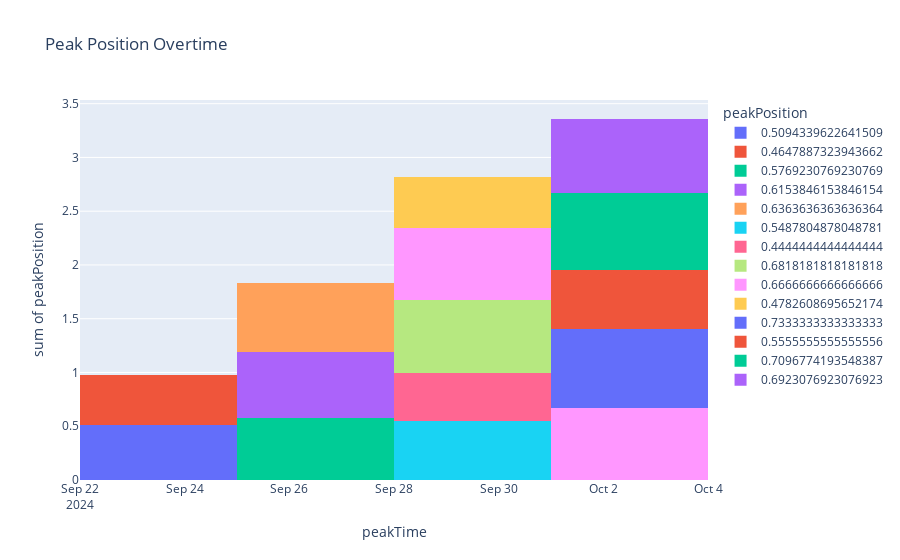

The notebook cell this image was saved under:
### Code cell
## This is a histogram that takes in 15 rows and compares peak time and peak position.
px.histogram(df.head(15), x='peakTime', y='peakPosition', color='peakPosition', title = 'Peak Position Overtime')

### Figure 1 — Plotly figure (JSON) as saved in the notebook; plotly's stock layout.template omitted (floating-point values rounded to 4 significant figures)
{"data": [{"alignmentgroup": "True", "bingroup": "x", "histfunc": "sum", "hovertemplate": "peakPosition=0.5094339622641509<br>peakTime=%{x}<br>sum of peakPosition=%{y}<extra></extra>", "legendgroup": "0.5094339622641509", "marker": {"color": "#636efa", "pattern": {"shape": ""}}, "name": "0.5094339622641509", "offsetgroup": "0.5094339622641509", "orientation": "v", "showlegend": true, "type": "histogram", "x": ["2024-09-22T21:39:00+00:00"], "xaxis": "x", "y": [0.5094], "yaxis": "y"}, {"alignmentgroup": "True", "bingroup": "x", "histfunc": "sum", "hovertemplate": "peakPosition=0.4647887323943662<br>peakTime=%{x}<br>sum of peakPosition=%{y}<extra></extra>", "legendgroup": "0.4647887323943662", "marker": {"color": "#EF553B", "pattern": {"shape": ""}}, "name": "0.4647887323943662", "offsetgroup": "0.4647887323943662", "orientation": "v", "showlegend": true, "type": "histogram", "x": ["2024-09-23T14:56:00+00:00"], "xaxis": "x", "y": [0.4648], "yaxis": "y"}, {"alignmentgroup": "True", "bingroup": "x", "histfunc": "sum", "hovertemplate": "peakPosition=0.5769230769230769<br>peakTime=%{x}<br>sum of peakPosition=%{y}<extra></extra>", "legendgroup": "0.5769230769230769", "marker": {"color": "#00cc96", "pattern": {"shape": ""}}, "name": "0.5769230769230769", "offsetgroup": "0.5769230769230769", "orientation": "v", "showlegend": true, "type": "histogram", "x": ["2024-09-25T23:12:00+00:00"], "xaxis": "x", "y": [0.5769], "yaxis": "y"}, {"alignmentgroup": "True", "bingroup": "x", "histfunc": "sum", "hovertemplate": "peakPosition=0.6153846153846154<br>peakTime=%{x}<br>sum of peakPosition=%{y}<extra></extra>", "legendgroup": "0.6153846153846154", "marker": {"color": "#ab63fa", "pattern": {"shape": ""}}, "name": "0.6153846153846154", "offsetgroup": "0.6153846153846154", "orientation": "v", "showlegend": true, "type": "histogram", "x": ["2024-09-26T19:49:00+00:00"], "xaxis": "x", "y": [0.6154], "yaxis": "y"}, {"alignmentgroup": "True", "bingroup": "x", "histfunc": "sum", "hovertemplate": "peakPosition=0.6363636363636364<br>peakTime=%{x}<br>sum of peakPosition=%{y}<extra></extra>", "legendgroup": "0.6363636363636364", "marker": {"color": "#FFA15A", "pattern": {"shape": ""}}, "name": "0.6363636363636364", "offsetgroup": "0.6363636363636364", "orientation": "v", "showlegend": true, "type": "histogram", "x": ["2024-09-26T23:12:00+00:00"], "xaxis": "x", "y": [0.6364], "yaxis": "y"}, {"alignmentgroup": "True", "bingroup": "x", "histfunc": "sum", "hovertemplate": "peakPosition=0.5487804878048781<br>peakTime=%{x}<br>sum of peakPosition=%{y}<extra></extra>", "legendgroup": "0.5487804878048781", "marker": {"color": "#19d3f3", "pattern": {"shape": ""}}, "name": "0.5487804878048781", "offsetgroup": "0.5487804878048781", "orientation": "v", "showlegend": true, "type": "histogram", "x": ["2024-09-29T06:11:00+00:00"], "xaxis": "x", "y": [0.5488], "yaxis": "y"}, {"alignmentgroup": "True", "bingroup": "x", "histfunc": "sum", "hovertemplate": "peakPosition=0.4444444444444444<br>peakTime=%{x}<br>sum of peakPosition=%{y}<extra></extra>", "legendgroup": "0.4444444444444444", "marker": {"color": "#FF6692", "pattern": {"shape": ""}}, "name": "0.4444444444444444", "offsetgroup": "0.4444444444444444", "orientation": "v", "showlegend": true, "type": "histogram", "x": ["2024-09-29T12:53:00+00:00"], "xaxis": "x", "y": [0.4444], "yaxis": "y"}, {"alignmentgroup": "True", "bingroup": "x", "histfunc": "sum", "hovertemplate": "peakPosition=0.6818181818181818<br>peakTime=%{x}<br>sum of peakPosition=%{y}<extra></extra>", "legendgroup": "0.6818181818181818", "marker": {"color": "#B6E880", "pattern": {"shape": ""}}, "name": "0.6818181818181818", "offsetgroup": "0.6818181818181818", "orientation": "v", "showlegend": true, "type": "histogram", "x": ["2024-09-29T14:24:00+00:00"], "xaxis": "x", "y": [0.6818], "yaxis": "y"}, {"alignmentgroup": "True", "bingroup": "x", "histfunc": "sum", "hovertemplate": "peakPosition=0.6666666666666666<br>peakTime=%{x}<br>sum of peakPosition=%{y}<extra></extra>", "legendgroup": "0.6666666666666666", "marker": {"color": "#FF97FF", "pattern": {"shape": ""}}, "name": "0.6666666666666666", "offsetgroup": "0.6666666666666666", "orientation": "v", "showlegend": true, "type": "histogram", "x": ["2024-09-29T14:41:00+00:00", "2024-10-02T02:39:00+00:00"], "xaxis": "x", "y": [0.6667, 0.6667], "yaxis": "y"}, {"alignmentgroup": "True", "bingroup": "x", "histfunc": "sum", "hovertemplate": "peakPosition=0.4782608695652174<br>peakTime=%{x}<br>sum of peakPosition=%{y}<extra></extra>", "legendgroup": "0.4782608695652174", "marker": {"color": "#FECB52", "pattern": {"shape": ""}}, "name": "0.4782608695652174", "offsetgroup": "0.4782608695652174", "orientation": "v", "showlegend": true, "type": "histogram", "x": ["2024-09-30T23:59:00+00:00"], "xaxis": "x", "y": [0.4783], "yaxis": "y"}, {"alignmentgroup": "True", "bingroup": "x", "histfunc": "sum", "hovertemplate": "peakPosition=0.7333333333333333<br>peakTime=%{x}<br>sum of peakPosition=%{y}<extra></extra>", "legendgroup": "0.7333333333333333", "marker": {"color": "#636efa", "pattern": {"shape": ""}}, "name": "0.7333333333333333", "offsetgroup": "0.7333333333333333", "orientation": "v", "showlegend": true, "type": "histogram", "x": ["2024-10-01T14:52:00+00:00"], "xaxis": "x", "y": [0.7333], "yaxis": "y"}, {"alignmentgroup": "True", "bingroup": "x", "histfunc": "sum", "hovertemplate": "peakPosition=0.5555555555555556<br>peakTime=%{x}<br>sum of peakPosition=%{y}<extra></extra>", "legendgroup": "0.5555555555555556", "marker": {"color": "#EF553B", "pattern": {"shape": ""}}, "name": "0.5555555555555556", "offsetgroup": "0.5555555555555556", "orientation": "v", "showlegend": true, "type": "histogram", "x": ["2024-10-01T19:17:00+00:00"], "xaxis": "x", "y": [0.5556], "yaxis": "y"}, {"alignmentgroup": "True", "bingroup": "x", "histfunc": "sum", "hovertemplate": "peakPosition=0.7096774193548387<br>peakTime=%{x}<br>sum of peakPosition=%{y}<extra></extra>", "legendgroup": "0.7096774193548387", "marker": {"color": "#00cc96", "pattern": {"shape": ""}}, "name": "0.7096774193548387", "offsetgroup": "0.7096774193548387", "orientation": "v", "showlegend": true, "type": "histogram", "x": ["2024-10-01T22:20:00+00:00"], "xaxis": "x", "y": [0.7097], "yaxis": "y"}, {"alignmentgroup": "True", "bingroup": "x", "histfunc": "sum", "hovertemplate": "peakPosition=0.6923076923076923<br>peakTime=%{x}<br>sum of peakPosition=%{y}<extra></extra>", "legendgroup": "0.6923076923076923", "marker": {"color": "#ab63fa", "pattern": {"shape": ""}}, "name": "0.6923076923076923", "offsetgroup": "0.6923076923076923", "orientation": "v", "showlegend": true, "type": "histogram", "x": ["2024-10-02T01:52:00+00:00"], "xaxis": "x", "y": [0.6923], "yaxis": "y"}], "layout": {"autosize": true, "barmode": "relative", "legend": {"title": {"text": "peakPosition"}, "tracegroupgap": 0}, "title": {"text": "Peak Position Overtime"}, "xaxis": {"anchor": "y", "autorange": true, "domain": [0, 1], "range": ["2024-09-22", "2024-10-04"], "title": {"text": "peakTime"}, "type": "date"}, "yaxis": {"anchor": "x", "autorange": true, "categoryarray": [0.6923, 0.7097, 0.5556, 0.7333, 0.4783, 0.6667, 0.6818, 0.4444, 0.5488, 0.6364, 0.6154, 0.5769, 0.4648, 0.5094], "categoryorder": "array", "domain": [0, 1], "range": [0, 3.534], "title": {"text": "sum of peakPosition"}, "type": "linear"}}}
